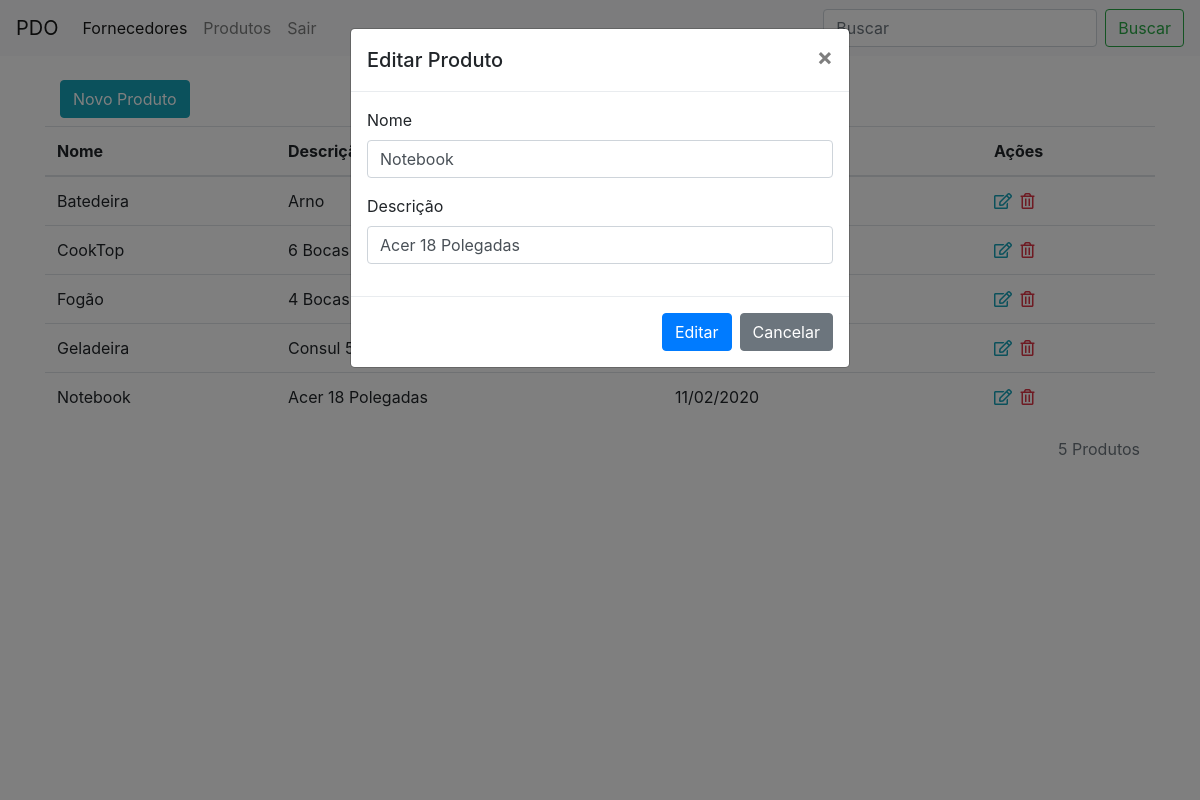
The app's page /produtos.php?acao=editar&id=2 (signed in) with its own data.
### tables this page shows
CREATE TABLE `produtos` (
  `id` int(11) NOT NULL,
  `nome` varchar(25) NOT NULL,
  `descricao` varchar(50) NOT NULL,
  `data` date NOT NULL
);

### produtos.php (the view, shortened to what this page needs)
<?php
require_once("conexao.php");
 ?>
<!DOCTYPE html>
<html>
<head>
	<link rel="stylesheet" href="https://maxcdn.bootstrapcdn.com/bootstrap/4.0.0/css/bootstrap.min.css">
	<link rel="stylesheet" href="https://cdnjs.cloudflare.com/ajax/libs/font-awesome/5.11.2/css/all.css">
</head>
<body>
	<nav class="navbar navbar-expand-lg navbar-light bg-light">
  <a class="navbar-brand" href="painel.php">PDO</a>
  <div class="collapse navbar-collapse" id="navbarSupportedContent">
    <ul class="navbar-nav mr-auto">
      <li class="nav-item active">
        <a class="nav-link" href="painel.php">Fornecedores <span class="sr-only">(current)</span></a>
      </li>
      <li class="nav-item">
        <a class="nav-link" href="produtos.php">Produtos</a>
      </li>
       <li class="nav-item">
        <a class="nav-link" href="logout.php">Sair</a>
      </li>
    </ul>
    <form class="form-inline my-2 my-lg-0">
      <input class="form-control mr-sm-2" type="search" placeholder="Buscar" aria-label="Search" name="txtbuscar">
      <button class="btn btn-outline-success my-2 my-sm-0" type="submit" name="buscar">Buscar</button>
    </form>
  </div>
</nav>
<div class="container">
	<div class="col-md-12">
		<button class="btn btn-info mt-4 mb-2" data-toggle="modal" data-target="#modal">Novo Produto</button>
	</div>
	<table class="table">
	  <thead>
	    <tr>
	      <th scope="col">Nome</th>
	      <th scope="col">Descrição</th>
	      <th scope="col">Data Cadastro</th>
	      <th scope="col">Ações</th>
	    </tr>
	  </thead>
	  <tbody>
	  	<?php
	  		if(isset($_GET['buscar']) and $_GET['txtbuscar'] != ''){
	  			$nome_buscar = $_GET['txtbuscar'] . '%';
	  			$res = $conexao->query("SELECT * from produtos where nome LIKE '$nome_buscar' or descricao LIKE '$nome_buscar' order by nome asc");
	  		}else{
	  			$res = $conexao->query("SELECT * from produtos order by nome asc");
	  		}
			$dados = $res->fetchAll(PDO::FETCH_ASSOC);
			$quantidade_produtos = count($dados);
			for ($i=0; $i < count($dados); $i++) {
				foreach ($dados[$i] as $key => $value) {
				$id = $dados[$i]['id'];
				$nome = $dados[$i]['nome'];
				$descricao = $dados[$i]['descricao'];
				$data = $dados[$i]['data'];
				$data2 = implode('/', array_reverse(explode('-', $data)));
				}
				?>
	    <tr>
	      <td><?php echo $nome; ?></td>
	      <td><?php echo $descricao; ?></td>
	      <td><?php echo $data2; ?></td>
	      <td>
	      	<a href="produtos.php?acao=editar&id=<?php echo $id; ?>" class="text-info mr-1"><i class="far fa-edit"></i></a>
	      	<a href="produtos.php?acao=excluir&id=<?php echo $id; ?>" class="text-danger"><i class="far fa-trash-alt"></i></a>
	      </td>
	    </tr>
	    <?php 	 }	  ?>
	  </tbody>
	</table>
	<div class="col-md-12">
		<p class="text-muted" align="right"><?php echo $quantidade_produtos; ?> Produtos</p>
	</div>
</div>
</body>
</html>
<?php
if(@$_GET['acao'] == 'editar'){
	$id = $_GET['id'];
$res = $conexao->query("SELECT * from produtos where id = '$id'");
$dados = $res->fetch(PDO::FETCH_ASSOC);
foreach ($dados as $key => $value) {
	$nome = $dados['nome'];
	$descricao = $dados['descricao'];
}
?>
<div class="modal" id="modalEditar" tabindex="-1" role="dialog">
  <div class="modal-dialog" role="document">
    <div class="modal-content">
      <div class="modal-header">
        <h5 class="modal-title">Editar Produto</h5>
        <button type="button" class="close" data-dismiss="modal" aria-label="Close">
          <span aria-hidden="true">&times;</span>
        </button>
      </div>
      <div class="modal-body">
       		<form method="post">
       		  <div class="form-group">
			    <label for="exampleFormControlInput1">Nome</label>
			    <input type="text" class="form-control" id="exampleFormControlInput1" name="nome" placeholder="Nome" value="<?php echo $nome; ?>">
			  </div>
			   <div class="form-group">
			    <label for="exampleFormControlInput1">Descrição</label>
			    <input type="text" class="form-control" id="exampleFormControlInput1" name="descricao" placeholder="Descrição" value="<?php echo $descricao; ?>">
			  </div>
      </div>
	      <div class="modal-footer">
	        <button type="submit" name="editar" class="btn btn-primary">Editar</button>
	        <button type="button" class="btn btn-secondary" data-dismiss="modal">Cancelar</button>
	      </div>
    </div>
  </div>
</div>
<?php } ?>

### records on screen
produtos: nome "Batedeira", descricao "Arno"
produtos: nome "CookTop", descricao "6 Bocas"
produtos: nome "Fogão", descricao "4 Bocas"
produtos: nome "Geladeira", descricao "Consul…"
produtos: nome "Notebook", descricao "Acer 18 Polegadas", data "11/02/2020"

### other values on screen
$quantidade_produtos "5"
